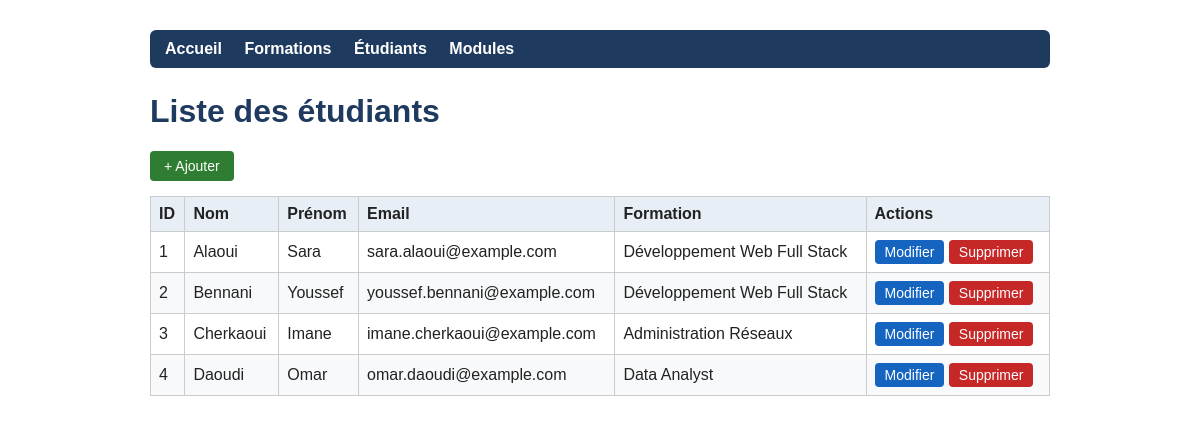
Page /etudiants/index.php on the committed database.
### tables this page shows
CREATE TABLE etudiant (
    id_etudiant  INT AUTO_INCREMENT PRIMARY KEY,
    nom          VARCHAR(50)  NOT NULL,
    prenom       VARCHAR(50)  NOT NULL,
    email        VARCHAR(100) NOT NULL UNIQUE,
    id_formation INT NOT NULL,
    CONSTRAINT fk_etudiant_formation FOREIGN KEY (id_formation)
        REFERENCES formation(id_formation)
        ON DELETE RESTRICT ON UPDATE CASCADE
);

CREATE TABLE formation (
    id_formation INT AUTO_INCREMENT PRIMARY KEY,
    titre        VARCHAR(100) NOT NULL,
    description  TEXT,
    duree_mois   INT NOT NULL
);

### database/connexion.php (called while the page is built, shortened)
<?php
function h($valeur) {
    return htmlspecialchars((string)$valeur, ENT_QUOTES, 'UTF-8');
}

### etudiants/index.php (the view, shortened to what this page needs)
<?php
require_once '../database/connexion.php';
$stmt = $pdo->query("SELECT e.id_etudiant, e.nom, e.prenom, e.email, f.titre AS formation FROM etudiant e INNER JOIN formation f ON e.id_formation = f.id_formation ORDER BY e.id_etudiant");
$lignes = $stmt->fetchAll(PDO::FETCH_ASSOC);
?>
<!DOCTYPE html>
<html lang="fr">
<head>
    <link rel="stylesheet" href="../style.css">
</head>
<body>
    <nav>
        <a href="../index.php">Accueil</a>
        <a href="../formations/index.php">Formations</a>
        <a href="../etudiants/index.php">Étudiants</a>
        <a href="../modules/index.php">Modules</a>
    </nav>
    <h1>Liste des étudiants</h1>
    <a class="btn" href="create.php">+ Ajouter</a>
    <table>
        <thead>
            <tr>
                <th>ID</th>
                <th>Nom</th>
                <th>Prénom</th>
                <th>Email</th>
                <th>Formation</th>
                <th>Actions</th>
            </tr>
        </thead>
        <tbody>
        <?php foreach ($lignes as $r): ?>
            <tr>
                <td><?= h($r['id_etudiant']) ?></td>
                <td><?= h($r['nom']) ?></td>
                <td><?= h($r['prenom']) ?></td>
                <td><?= h($r['email']) ?></td>
                <td><?= h($r['formation']) ?></td>
                <td>
                    <a class="btn btn-edit" href="edit.php?id=<?= $r['id_etudiant'] ?>">Modifier</a>
                    <a class="btn btn-del" href="delete.php?id=<?= $r['id_etudiant'] ?>"
                       onclick="return confirm('Supprimer cet étudiant ?');">Supprimer</a>
                </td>
            </tr>
        <?php endforeach; ?>
        </tbody>
    </table>
</body>
</html>

### style.css (style rules this page uses)
body { font-family:Arial,Helvetica,sans-serif;max-width:900px;margin:30px auto;padding:0 15px;color:#222 }
nav { background:#1f3a5f;padding:10px 15px;border-radius:6px;margin-bottom:25px }
nav a { color:#fff;text-decoration:none;margin-right:18px;font-weight:bold }
h1 { color:#1f3a5f }
table { border-collapse:collapse;width:100%;margin-top:15px }
th,td { border:1px solid #ccc;padding:8px;text-align:left }
th { background:#e8eef6 }
tr:nth-child(even) { background:#f8f9fb }
.btn { display:inline-block;background:#2e7d32;color:#fff;padding:7px 14px;border-radius:4px;text-decoration:none;border:0;cursor:pointer;font-size:14px }
.btn-edit { background:#1565c0;padding:4px 10px }
.btn-del { background:#c62828;padding:4px 10px }

### rows in the picture
etudiant: id_etudiant "1", nom "Alaoui", prenom "Sara", email "sara.alaoui@example.com", id_formation.titre "Développement Web Full Stack"
etudiant: id_etudiant "2", nom "Bennani", prenom "Youssef", email "youssef.bennani@example.com", id_formation.titre "Développement Web Full Stack"
etudiant: id_etudiant "3", nom "Cherkaoui", prenom "Imane", email "imane.cherkaoui@example.com", id_formation.titre "Administration Réseaux"
etudiant: id_etudiant "4", nom "Daoudi", prenom "Omar", email "omar.daoudi@example.com", id_formation.titre "Data Analyst"
